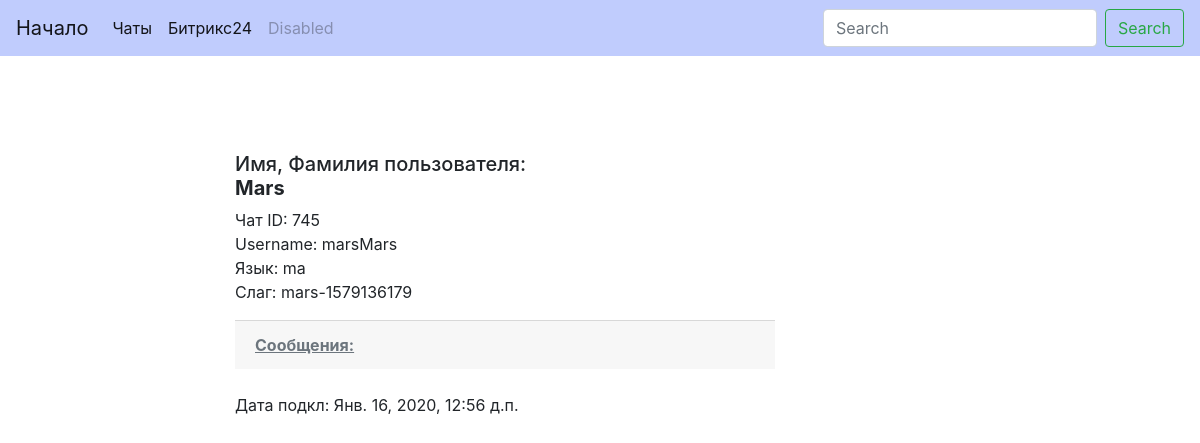
The page /bitr24/chat/mars-1579136179/ on the database as committed earlier.
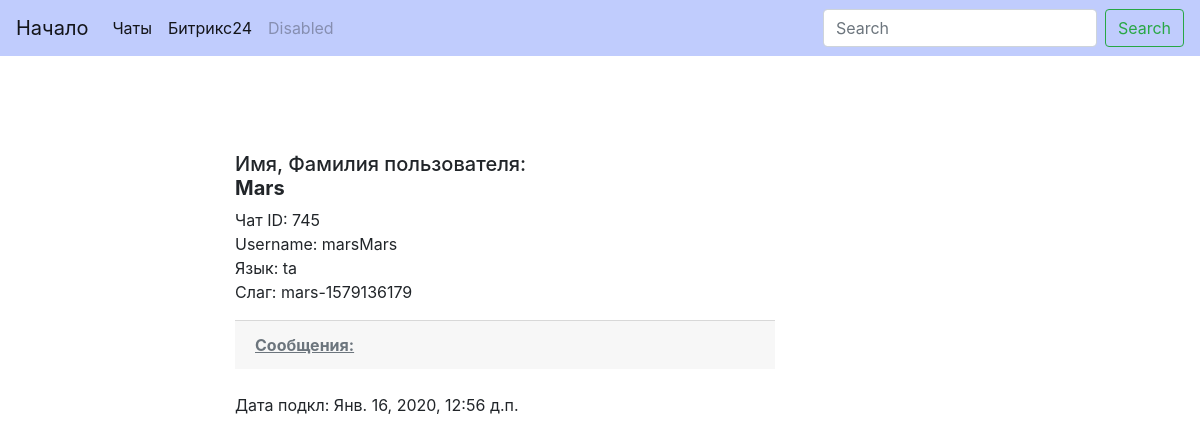
The same page on the database as committed later.
### bitr24/models.py (models this page shows, shortened)
class Chat(models.Model):
    chat_id = models.IntegerField(default=1, verbose_name='Чат ID', unique=True)
    first_name = models.CharField(max_length=100, verbose_name='Имя пользователя', db_index=True)
    slug = models.SlugField(max_length=100, blank=True, unique=True, verbose_name='Слаг(Slug)')
    username = models.CharField(max_length=100, null=True, blank=True, verbose_name='Пользователь')
    lang_code = models.CharField(max_length=2, verbose_name='Язык')
    bitrs = models.ManyToManyField('Bitr', blank=True, related_name='chats')
    date_chat = models.DateTimeField(auto_now_add=True, db_index=True, verbose_name='Дата подкл.к боту')
    class Meta:
        verbose_name_plural = 'Чаты телеграм бота'
        verbose_name = 'Чат'
        ordering = ['-date_chat']

### bitr24/views.py (the view)
# urls.py: path('chat/<str:slug>/', ChatDetail.as_view(), name='chat_detail_url'),
class ChatDetail(ObjectDetailMixin, View):
    model = Chat
    template = 'bitr24/chat_detail.html'

### bitr24/utils.py (called while the page is built)
    def get(self, request, slug):
        obj = get_object_or_404(self.model, slug__iexact=slug)
        return render(request, self.template, context={self.model.__name__.lower(): obj,
                                                       'admin_object': obj, 'detail': True})

### bitr24/templates/bitr24/chat_detail.html (shortened to what this page needs)
{% extends 'bitr24/base_bitr24.html' %}
{% block content %}
    <h5 class="class mt-5">
        Имя, Фамилия пользователя:<br> <b>{{ chat.first_name }} {{ chat.last_name }}</b>
    </h5>
    <p>
        Чат ID: {{ chat.chat_id }}<br>
        Username: {{ chat.username }}<br>
        Язык: {{ chat.lang_code }}<br>
        Слаг: {{ chat.slug }}<br>
        <div class="card-footer text-muted">
            <b><u>Сообщения:</u></b><br>
        </div>
         <br>Дата подкл: {{ chat.date_chat}}<br>
    </p>
{% endblock %}

### bitr24/templates/bitr24/base_bitr24.html (shortened to what this page needs)
{% extends 'base.html' %}

### templates/base.html (shortened to what this page needs)
{% load static %}
<!DOCTYPE html>
<html>
<head>
    <link rel="stylesheet" href="https://stackpath.bootstrapcdn.com/bootstrap/4.4.1/css/bootstrap.min.css"
>
    <link rel="stylesheet" href="{% static 'css/style.css' %}">
</head>
<body>
    <nav class="navbar sticky-top navbar-expand-lg navbar-light" style="background-color: #c0ccfd;">
        <a class="navbar-brand" href="{% url 'chats_list_url' %}">Начало</a>
        <div class="collapse navbar-collapse" id="navbarSupportedContent">
            <ul class="navbar-nav mr-auto">
                <li class="nav-item active">
                    <a class="nav-link" href="{% url 'chats_list_url' %}">Чаты</a>
                </li>
                <li class="nav-item active">
                    <a class="nav-link" href="{% url 'bitrs_list_url' %}">Битрикс24</a>
                </li>
                <li class="nav-item">
                    <a class="nav-link disabled" href="#" tabindex="-1" aria-disabled="true">Disabled</a>
                </li>
            </ul>
            <form class="form-inline my-2 my-lg-0" action="{% url 'chats_list_url' %}">
                <input class="form-control mr-sm-2" type="search" placeholder="Search" aria-label="Search" name="search">
                <button class="btn btn-outline-success my-2 my-sm-0" type="submit">Search</button>
            </form>
        </div>
    </nav>
    <div class="container mt-5">
        <div class="row">
            <div class="col-6 offset-md-2">
                {% block content %}{% endblock %}
            </div>
        </div>
    </div>
</body>
</html>

Rows that differ between the two databases and show on the page:
changed Chat "Mars": lang_code "ma" → "ta"
